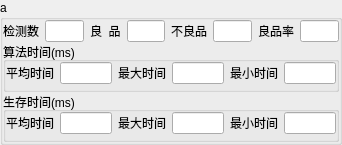
<?xml version="1.0" encoding="UTF-8"?>
<ui version="4.0">
 <class>RunFrameInfo</class>
 <widget class="QWidget" name="RunFrameInfo">
  <property name="geometry">
   <rect>
    <x>0</x>
    <y>0</y>
    <width>342</width>
    <height>114</height>
   </rect>
  </property>
  <property name="sizePolicy">
   <sizepolicy hsizetype="Expanding" vsizetype="Fixed">
    <horstretch>0</horstretch>
    <verstretch>0</verstretch>
   </sizepolicy>
  </property>
  <property name="minimumSize">
   <size>
    <width>299</width>
    <height>0</height>
   </size>
  </property>
  <property name="maximumSize">
   <size>
    <width>16777215</width>
    <height>200</height>
   </size>
  </property>
  <property name="windowTitle">
   <string>RunFrameInfo</string>
  </property>
  <layout class="QGridLayout" name="gridLayout_2">
   <property name="leftMargin">
    <number>0</number>
   </property>
   <property name="topMargin">
    <number>0</number>
   </property>
   <property name="rightMargin">
    <number>0</number>
   </property>
   <property name="bottomMargin">
    <number>0</number>
   </property>
   <property name="spacing">
    <number>0</number>
   </property>
   <item row="0" column="0">
    <widget class="QGroupBox" name="groupBox">
     <property name="sizePolicy">
      <sizepolicy hsizetype="Preferred" vsizetype="Fixed">
       <horstretch>0</horstretch>
       <verstretch>0</verstretch>
      </sizepolicy>
     </property>
     <property name="maximumSize">
      <size>
       <width>16777215</width>
       <height>200</height>
      </size>
     </property>
     <property name="title">
      <string>a</string>
     </property>
     <layout class="QVBoxLayout" name="verticalLayout">
      <property name="spacing">
       <number>0</number>
      </property>
      <property name="leftMargin">
       <number>0</number>
      </property>
      <property name="topMargin">
       <number>0</number>
      </property>
      <property name="rightMargin">
       <number>0</number>
      </property>
      <property name="bottomMargin">
       <number>0</number>
      </property>
      <item>
       <layout class="QHBoxLayout" name="horizontalLayout">
        <property name="spacing">
         <number>6</number>
        </property>
        <item>
         <widget class="QLabel" name="label_5">
          <property name="text">
           <string>检测数</string>
          </property>
         </widget>
        </item>
        <item>
         <widget class="QLineEdit" name="checkcount"/>
        </item>
        <item>
         <widget class="QLabel" name="label_7">
          <property name="text">
           <string>良  品</string>
          </property>
         </widget>
        </item>
        <item>
         <widget class="QLineEdit" name="goodcount"/>
        </item>
        <item>
         <widget class="QLabel" name="label_6">
          <property name="text">
           <string>不良品</string>
          </property>
         </widget>
        </item>
        <item>
         <widget class="QLineEdit" name="defectcount"/>
        </item>
        <item>
         <widget class="QLabel" name="label">
          <property name="text">
           <string>良品率</string>
          </property>
         </widget>
        </item>
        <item>
         <widget class="QLineEdit" name="goodpct"/>
        </item>
       </layout>
      </item>
      <item>
       <widget class="QGroupBox" name="groupBox_2">
        <property name="sizePolicy">
         <sizepolicy hsizetype="Preferred" vsizetype="Fixed">
          <horstretch>0</horstretch>
          <verstretch>0</verstretch>
         </sizepolicy>
        </property>
        <property name="maximumSize">
         <size>
          <width>16777215</width>
          <height>60</height>
         </size>
        </property>
        <property name="title">
         <string>算法时间(ms)</string>
        </property>
        <layout class="QHBoxLayout" name="horizontalLayout_3">
         <property name="leftMargin">
          <number>0</number>
         </property>
         <property name="topMargin">
          <number>0</number>
         </property>
         <property name="rightMargin">
          <number>0</number>
         </property>
         <property name="bottomMargin">
          <number>5</number>
         </property>
         <item>
          <widget class="QLabel" name="label_19">
           <property name="text">
            <string>平均时间</string>
           </property>
          </widget>
         </item>
         <item>
          <widget class="QLineEdit" name="algtime_avg"/>
         </item>
         <item>
          <widget class="QLabel" name="label_17">
           <property name="text">
            <string>最大时间</string>
           </property>
          </widget>
         </item>
         <item>
          <widget class="QLineEdit" name="algtime_max"/>
         </item>
         <item>
          <widget class="QLabel" name="label_20">
           <property name="text">
            <string>最小时间</string>
           </property>
          </widget>
         </item>
         <item>
          <widget class="QLineEdit" name="algtime_min"/>
         </item>
        </layout>
       </widget>
      </item>
      <item>
       <widget class="QGroupBox" name="groupBox_3">
        <property name="sizePolicy">
         <sizepolicy hsizetype="Preferred" vsizetype="Fixed">
          <horstretch>0</horstretch>
          <verstretch>0</verstretch>
         </sizepolicy>
        </property>
        <property name="maximumSize">
         <size>
          <width>16777215</width>
          <height>60</height>
         </size>
        </property>
        <property name="title">
         <string>生存时间(ms)</string>
        </property>
        <layout class="QHBoxLayout" name="horizontalLayout_2">
         <property name="leftMargin">
          <number>0</number>
         </property>
         <property name="topMargin">
          <number>0</number>
         </property>
         <property name="rightMargin">
          <number>0</number>
         </property>
         <property name="bottomMargin">
          <number>5</number>
         </property>
         <item>
          <widget class="QLabel" name="label_33">
           <property name="text">
            <string>平均时间</string>
           </property>
          </widget>
         </item>
         <item>
          <widget class="QLineEdit" name="lifetime_avg"/>
         </item>
         <item>
          <widget class="QLabel" name="label_21">
           <property name="text">
            <string>最大时间</string>
           </property>
          </widget>
         </item>
         <item>
          <widget class="QLineEdit" name="lifetime_max"/>
         </item>
         <item>
          <widget class="QLabel" name="label_34">
           <property name="text">
            <string>最小时间</string>
           </property>
          </widget>
         </item>
         <item>
          <widget class="QLineEdit" name="lifetime_min"/>
         </item>
        </layout>
       </widget>
      </item>
     </layout>
    </widget>
   </item>
  </layout>
 </widget>
 <layoutdefault spacing="6" margin="11"/>
 <resources/>
 <connections/>
</ui>
